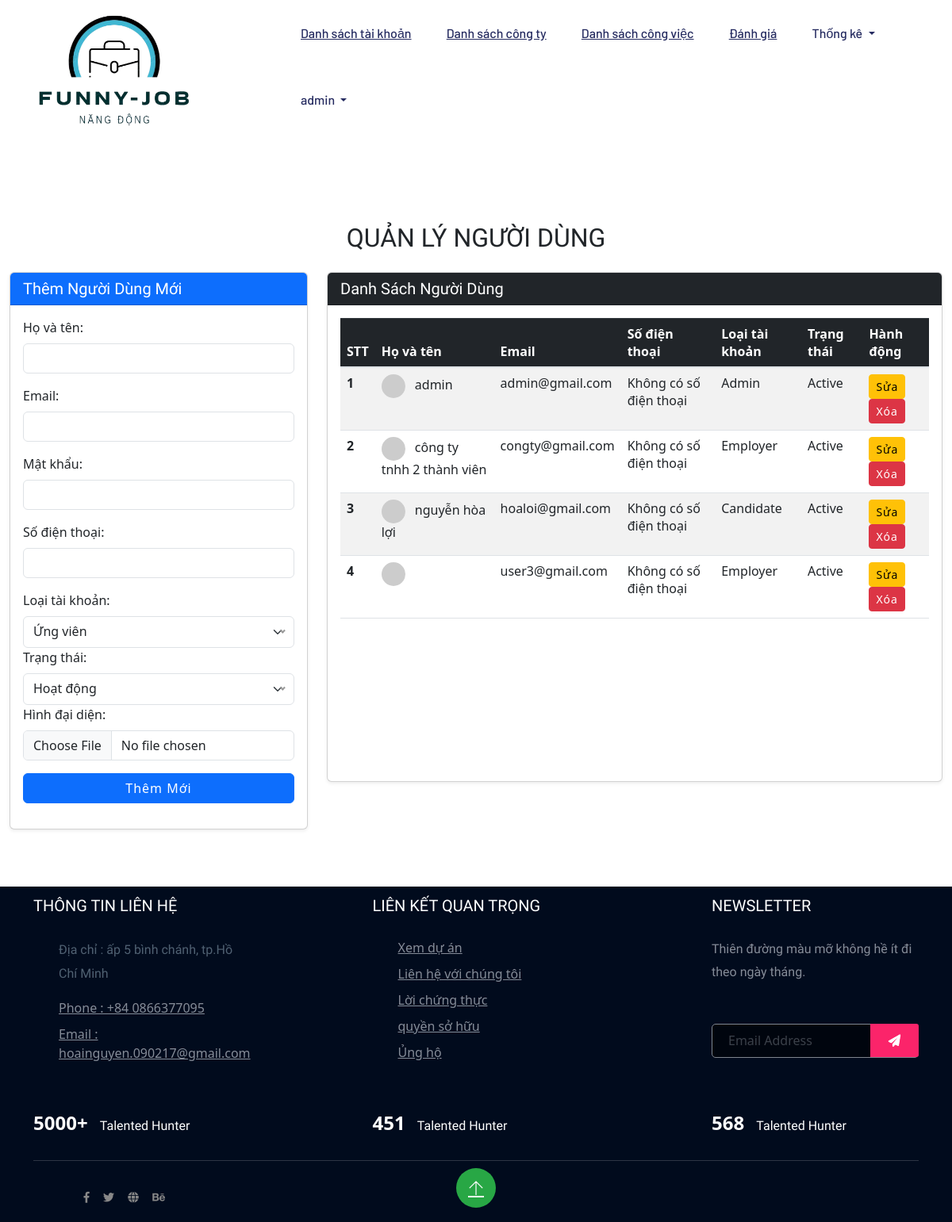
Screenshot of /index.php?act=user (signed in) with the database file from the repository.
### tables this page shows
CREATE TABLE IF NOT EXISTS `users` (
  `UserID` int NOT NULL AUTO_INCREMENT,
  `FullName` varchar(100) NOT NULL,
  `Email` varchar(100) NOT NULL,
  `PasswordHash` varchar(255) NOT NULL,
  `UserType` enum('Admin','Candidate','Employer') NOT NULL DEFAULT 'Candidate',
  `PhoneNumber` varchar(15) DEFAULT NULL,
  `ProfilePictureURL` varchar(255) DEFAULT NULL,
  `CreatedAt` timestamp NULL DEFAULT CURRENT_TIMESTAMP,
  `UpdatedAt` timestamp NULL DEFAULT CURRENT_TIMESTAMP ON UPDATE CURRENT_TIMESTAMP,
  `DateOfBirth` date DEFAULT NULL,
  `Address` varchar(255) DEFAULT NULL,
  `Gender` enum('Male','Female','Other') DEFAULT NULL,
  `UserStatus` enum('Active','Inactive','Banned') DEFAULT 'Active',
  `LastLogin` timestamp NULL DEFAULT NULL,
  `Bio` text,
  PRIMARY KEY (`UserID`),
  UNIQUE KEY `Email` (`Email`)
);

### model/user.php (called while the page is built, shortened)
<?php
function getUsers() {
    $conn = connectdb();
    $stmt = $conn->prepare("SELECT * FROM users");
    $stmt->execute();
    return $stmt->fetchAll(PDO::FETCH_ASSOC);
}
?>

### views/user.php (the view, shortened to what this page needs)
<!DOCTYPE html>
<html lang="en">
<head>
    <link href="https://cdn.jsdelivr.net/npm/bootstrap@5.3.0/dist/css/bootstrap.min.css" rel="stylesheet">
</head>
<body>
<section class="mt-5">
    <div class="container-fluid py-5">
        <h2 class="text-center mb-4">QUẢN LÝ NGƯỜI DÙNG</h2>
        <div class="row">
            <div class="col-lg-4 mb-4">
                <div class="card shadow-sm">
                    <div class="card-header bg-primary text-white">
                        <h5 class="card-title mb-0">Thêm Người Dùng Mới</h5>
                    </div>
                    <div class="card-body">
                        <form action="index.php?act=user_add" method="post" enctype="multipart/form-data" onsubmit="return validateForm()">
                            <div class="mb-3">
                                <label for="fullname" class="form-label">Họ và tên:</label>
                                <input type="text" name="fullname" id="fullname" class="form-control" required>
                            </div>
                            <div class="mb-3">
                                <label for="email" class="form-label">Email:</label>
                                <input type="email" name="email" id="email" class="form-control" required>
                            </div>
                            <div class="mb-3">
                                <label for="password" class="form-label">Mật khẩu:</label>
                                <input type="password" name="password" id="password" class="form-control" required>
                            </div>
                            <div class="mb-3">
                                <label for="phone" class="form-label">Số điện thoại:</label>
                                <input type="tel" name="phone" id="phone" class="form-control">
                            </div>
                            <div class="mb-3">
                                <label for="usertype" class="form-label">Loại tài khoản:</label>
                            </div>
                            <div class="mb-3">
                                <label for="status" class="form-label">Trạng thái:</label>
                            </div>
                            <div class="mb-3">
                                <label for="profilePictureURL" class="form-label">Hình đại diện:</label>
                                <input type="file" name="profilePictureURL" id="profilePictureURL" class="form-control">
                            </div>
                            <input type="submit" name="adduser" class="btn btn-primary w-100" value="Thêm mới"/>
                        </form>
                    </div>
                </div>
            </div>
            <div class="col-lg-8">
                <div class="card shadow-sm">
                    <div class="card-header bg-dark text-white">
                        <h5 class="card-title mb-0">Danh Sách Người Dùng</h5>
                    </div>
                    <div class="card-body" style="height: 600px; overflow-y: auto;">
                        <div class="table-responsive">
                            <table class="table table-striped table-hover">
                                <thead class="table-dark">
                                    <tr>
                                        <th scope="col">STT</th>
                                        <th scope="col">Họ và tên</th>
                                        <th scope="col">Email</th>
                                        <th scope="col">Số điện thoại</th>
                                        <th scope="col">Loại tài khoản</th>
                                        <th scope="col">Trạng thái</th>
                                        <th scope="col">Hành động</th>
                                    </tr>
                                </thead>
                                <tbody>
                                    <?php
                                    $users = getUsers();
                                    if (isset($users) && count($users) > 0) {
                                        $i = 1;
                                        foreach ($users as $user) {
                                            $profilePicture = isset($user['ProfilePictureURL']) && !empty($user['ProfilePictureURL'])
                                                ? 'uploads/profile_pictures/' . htmlspecialchars($user['ProfilePictureURL'])
                                                : 'https://via.placeholder.com/30';
                                            echo '<tr>
                                                    <th scope="row">' . $i . '</th>
                                                    <td>
                                                        <img src="' . $profilePicture . '" alt="avatar" width="30" height="30" class="rounded-circle me-2">
                                                        ' . htmlspecialchars($user['FullName'] ?? 'Không có tên') . '
                                                    </td>
                                                    <td>' . htmlspecialchars($user['Email'] ?? 'Không có email') . '</td>
                                                    <td>' . htmlspecialchars($user['PhoneNumber'] ?? 'Không có số điện thoại') . '</td>
                                                    <td>' . htmlspecialchars($user['UserType'] ?? 'Không xác định') . '</td>
                                                    <td>' . htmlspecialchars($user['UserStatus'] ?? 'Không xác định') . '</td>
                                                    <td>
                                                        <a href="index.php?act=editform_user&id=' . htmlspecialchars($user['UserID']) . '"
                                                           class="btn btn-warning btn-sm">Sửa</a>
                                                        <a href="index.php?act=del_user&id=' . htmlspecialchars($user['UserID']) . '"
                                                           class="btn btn-danger btn-sm"
                                                           onclick="return confirm(\'Bạn có chắc chắn muốn xóa người dùng này không?\')">Xóa</a>
                                                    </td>
                                                </tr>';
                                            $i++;
                                        }
                                    } else {
                                        echo '<tr><td colspan="7" class="text-center">Không có người dùng nào.</td></tr>';
                                    }
                                    ?>
                                </tbody>
                            </table>
                        </div>
                    </div>
                </div>
            </div>
        </div>
    </div>
</section>
</body>
</html>

### rows the page displays
users: FullName "admin", Email "admin@gmail.com", PhoneNumber "Không có số điện thoại", UserType "Admin", UserStatus "Active"
users: FullName "công ty tnhh 2 thành viên", Email "congty@gmail.com", PhoneNumber "Không có số điện thoại", UserType "Employer", UserStatus "Active"
users: FullName "nguyễn hòa lợi", Email "hoaloi@gmail.com", PhoneNumber "Không có số điện thoại", UserType "Candidate", UserStatus "Active"
users: Email "user3@gmail.com", PhoneNumber "Không có số điện thoại", UserType "Employer", UserStatus "Active"

### other values shown
$ten "admin"
